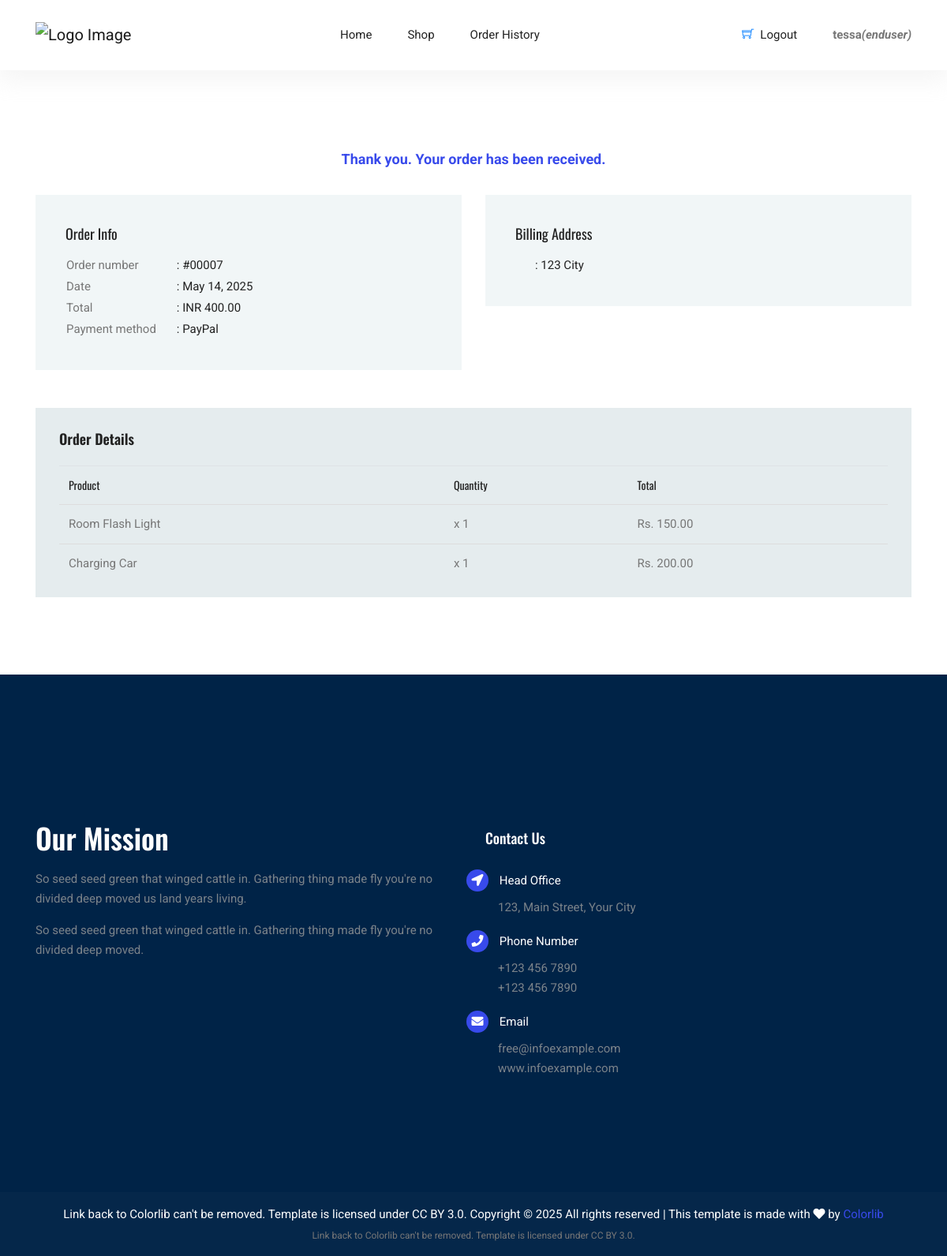
Screenshot of /confirmation/ (signed in) with the database file from the repository.
### main/models.py (models this page shows, shortened)
class CustomUser(AbstractUser):
    USER_TYPE_CHOICES = (
        ("admin", "Admin"),
        ("owner", "Shop Owner"),
        ("enduser", "End User"),
    )
    user_type = models.CharField(
        max_length=10, choices=USER_TYPE_CHOICES, default="enduser"
    )

class Order(models.Model):
    user = models.ForeignKey(CustomUser, on_delete=models.CASCADE)
    full_name = models.CharField(max_length=100)
    address = models.TextField()
    phone = models.CharField(max_length=15)
    total_price = models.DecimalField(max_digits=10, decimal_places=2)
    PAYMENT_CHOICES = [
        ("cod", "Cash on delivery"),
        ("paypal", "PayPal"),
    ]
    payment_method = models.CharField(max_length=20, choices=PAYMENT_CHOICES, null=True)
    created_at = models.DateTimeField(auto_now_add=True)
    def order_number(self):
        return f"{self.id:05d}"

class OrderItem(models.Model):
    order = models.ForeignKey(Order, related_name="items", on_delete=models.CASCADE)
    product = models.ForeignKey(Product, on_delete=models.CASCADE)
    quantity = models.PositiveIntegerField()
    price = models.DecimalField(max_digits=10, decimal_places=2)
    created_at = models.DateTimeField(auto_now_add=True, null=True)

class Product(models.Model):
    AVAILABILITY_CHOICES = [
        ("in_stock", "In Stock"),
        ("out_of_stock", "Out of Stock"),
    ]
    name = models.CharField(max_length=50)
    price = models.DecimalField(max_digits=5, decimal_places=2)
    category = models.CharField(max_length=15)
    availability = models.CharField(
        max_length=12, choices=AVAILABILITY_CHOICES, default="in_stock"
    )
    description = models.TextField(null=True)
    image = models.ImageField(upload_to="product_images/", blank=True, null=True)
    added_by = models.ForeignKey(
        settings.AUTH_USER_MODEL,
        on_delete=models.SET_NULL,
        null=True,
        related_name="products_added",
    )

### main/views.py (the view)
# urls.py: path("confirmation/", views.confirmation_view, name="confirmation"),
@login_required(login_url="login")
@user_passes_test(lambda user: is_enduser(user))
def confirmation_view(request):
    order = Order.objects.filter(user=request.user).last()
    items = order.items.all() if order else []
    return render(request, "main/confirmation.html", {"order": order, "items": items})

### main/views.py (called while the page is built)
def is_enduser(user):
    return user.is_authenticated and user.user_type == "enduser"

### main/templates/main/confirmation.html (shortened to what this page needs)
{% extends 'main/base.html' %} {% load mathfilters %} {% block content %}
<section class="order_details section-margin--small">
  <div class="container">
    <p class="text-center billing-alert"><strong>Thank you. Your order has been received.</strong></p>
    <div class="row mb-5">
      <div class="col-md-6 col-xl-6 mb-4 mb-xl-0">
        <div class="confirmation-card">
          <h3 class="billing-title">Order Info</h3>
          <table class="order-rable">
            <tr>
              <td>Order number</td>
              <td>: #{{ order.order_number }}</td>
            </tr>
            <tr>
              <td>Date</td>
              <td>: {{ order.created_at|date:"M d, Y" }}</td>
            </tr>
            <tr>
              <td>Total</td>
              <td>: INR {{ order.total_price }}</td>
            </tr>
            <tr>
              <td>Payment method</td>
              <td>: {{ order.get_payment_method_display }}</td>
            </tr>
          </table>
        </div>
      </div>
      <div class="col-md-6 col-xl-6 mb-4 mb-xl-0">
        <div class="confirmation-card">
          <h3 class="billing-title">Billing Address</h3>
          <table class="order-rable">
            <td>: {{ order.address }}</td>
          </table>
        </div>
      </div>
    </div>
    <div class="order_details_table">
      <h2>Order Details</h2>
      <div class="table-responsive">
        <table class="table">
          <thead>
            <tr>
              <th scope="col">Product</th>
              <th scope="col">Quantity</th>
              <th scope="col">Total</th>
            </tr>
          </thead>
          <tbody>
            {% for item in items %}
            <tr>
              <td>{{ item.product.name }}</td>
              <td>x {{ item.quantity }}</td>
              <td>Rs. {{ item.price|floatformat:2 }}</td>
            </tr>
            {% endfor %}
          </tbody>
        </table>
      </div>
    </div>
  </div>
</section>
{% endblock content %}

### main/templates/main/navbar.html (shortened to what this page needs)
{% load static %}
<header class="header_area">
  <div class="main_menu">
    <nav class="navbar navbar-expand-lg navbar-light">
      <div class="container">
        <a class="navbar-brand logo_h" href="{% url 'home' %}">
          <img src="{% static 'main/images/logo.png' %}" alt="Logo Image" />
        </a>
        <div class="collapse navbar-collapse offset" id="navbarSupportedContent">
          <ul class="nav navbar-nav menu_nav ml-auto mr-auto">
            <li class="nav-item">
              <a class="nav-link" href="{% url 'home' %}">Home</a>
            </li>
            <li class="nav-item">
              <a class="nav-link" href="{% url 'shop' %}">Shop</a>
            </li>
            <li class="nav-item">
              <a class="nav-link" href="{% url 'order_history' %}">Order History</a>
            </li>
          </ul>
          <ul class="nav navbar-nav d-flex align-items-center">
            {% if user.user_type == "enduser" %}
            <li class="nav-item nav-shop mx-2">
              <a href="{% url 'cart' %}">
                <i class="ti-shopping-cart"></i>
              </a>
            </li>
            {% endif %}
            <li class="nav-item">
              {% if user.is_authenticated %}
              <a href="{% url 'logout' %}" class="nav-link button-header">Logout</a>
              {% else %}
              <a href="{% url 'login' %}" class="nav-link button-header">Login</a>
              {% endif %}
            </li>
            <li>
              <strong>{{user.username}}<i>({{user.user_type}})</i></strong>
            </li>
          </ul>
        </div>
      </div>
    </nav>
  </div>
</header>

### rows the page displays
CustomUser: username "tessa", user_type "enduser"
Order: order_number "00007", created_at "May 14, 2025", total_price "400.00", payment_method "PayPal", address "123 City"
OrderItem: product.name "Room Flash Light", quantity "1", price "150.00"
OrderItem: product.name "Charging Car", quantity "1", price "200.00"
